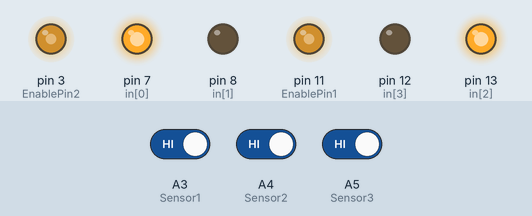
This sketch was run on a simulated Arduino Uno, built with avr-gcc and run on an emulated ATmega328P. Shown: output pins drawn as LEDs (lit = HIGH). Inputs (shaded band) come from the test bench; at power-on: A3 (Sensor1) HIGH, A4 (Sensor2) HIGH, A5 (Sensor3) HIGH.

Above: at 1.2 s.
1.3 s: A3 (Sensor1) driven LOW
At 2.5 s:
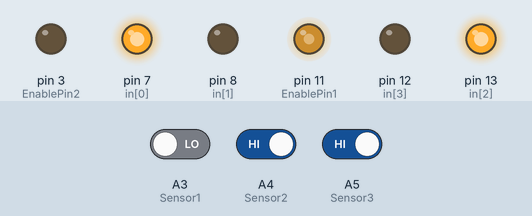
2.8 s: A4 (Sensor2) driven LOW
At 3.9 s:
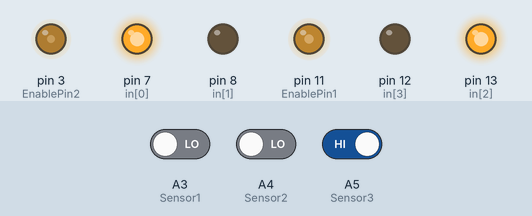
Timing chart, 0 to 3.2 s (numbered marks = the images above; inputs shaded):
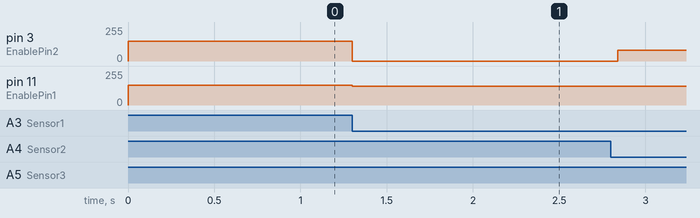

Measured:
- after the input at 1.3 s, pin 3 (EnablePin2): 150/255 → 0/255 at once; pin 11 (EnablePin1): 150/255 → 140/255 at once

The sketch:

line.ino
```cpp
int EnablePin1 = 11;
int EnablePin2 = 3;

int Sensor1 = A3;  // left
int Sensor2 = A4;  // middle
int Sensor3 = A5;  // right

int in[4] = {7, 8, 13, 12};

int speed0 = 150;
double straightfac = 0;
double turnfac = 0;

void setup() {
  Serial.begin(9600);                        // Sets the baud rate to 9600

  pinMode(in[0], OUTPUT);
  pinMode(in[1], OUTPUT);
  pinMode(in[2], OUTPUT);
  pinMode(in[3], OUTPUT);

  pinMode(EnablePin1, OUTPUT);
  pinMode(EnablePin2, OUTPUT);

  pinMode(Sensor1, INPUT);
  pinMode(Sensor2, INPUT);
  pinMode(Sensor3, INPUT);

  digitalWrite(in[0], HIGH);
  digitalWrite(in[1], LOW);
  digitalWrite(in[2], HIGH);
  digitalWrite(in[3], LOW);
  move_straight();
}

void loop() {
  int seValue_left = digitalRead(Sensor1);
  int seValue_center = digitalRead(Sensor2);
  int seValue_right = digitalRead(Sensor3);

  if(!seValue_center) {
      turnfac = 0;
    if(straightfac < 90) {
      straightfac += 4;
    }
    move_straight();
    //return;
    } else {
      straightfac=0;
      //return;
    }

  if(!seValue_left) {
      straightfac=0;
      turn_left();
      while(digitalRead(Sensor2)){
    if(turnfac < 30) {
      turnfac += 5;
    }
      turn_left();
        straightfac /= 4;
      }
      turnfac = 0;
      //return;
  }
  if(!seValue_right) {
      straightfac=0;
      while(digitalRead(Sensor2)){
    if(turnfac < 30) {
      turnfac += 5;
    }
      turn_right();
        straightfac /= 4;
      }
      turnfac = 0;
     // return;
  }

}


void turn_left() {
  analogWrite(EnablePin1, speed0+turnfac-40);
  analogWrite(EnablePin2, 0);
  //delay(50);
}

void turn_right() {
  analogWrite(EnablePin2, speed0+turnfac-40);
  analogWrite(EnablePin1, 0);
  //delay(50);
}

void move_straight() {
  analogWrite(EnablePin2, speed0+straightfac);
  analogWrite(EnablePin1, speed0+straightfac);
  //delay(50);
}
```
